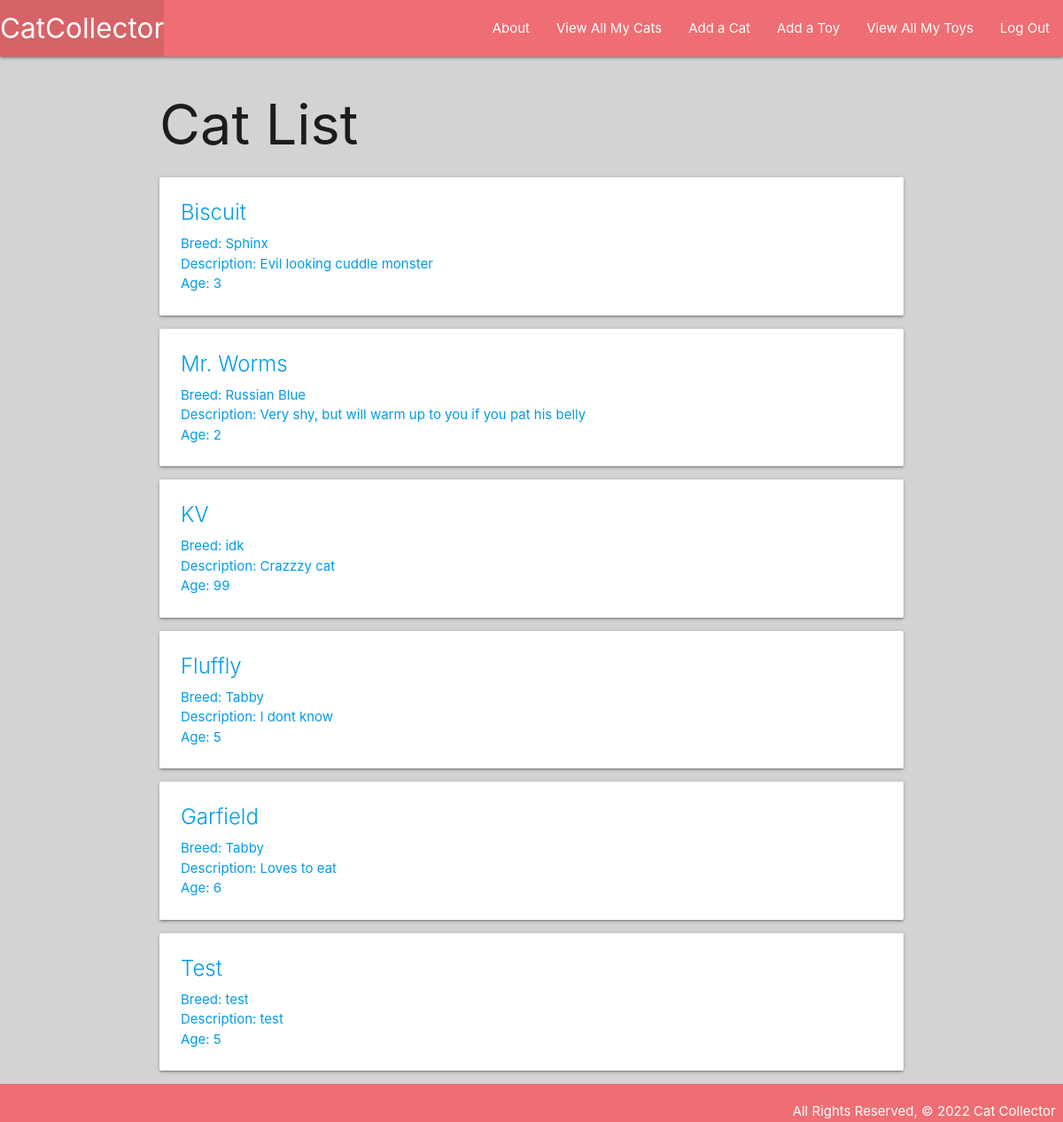
The page /cats/ (signed in) on the database as committed earlier.
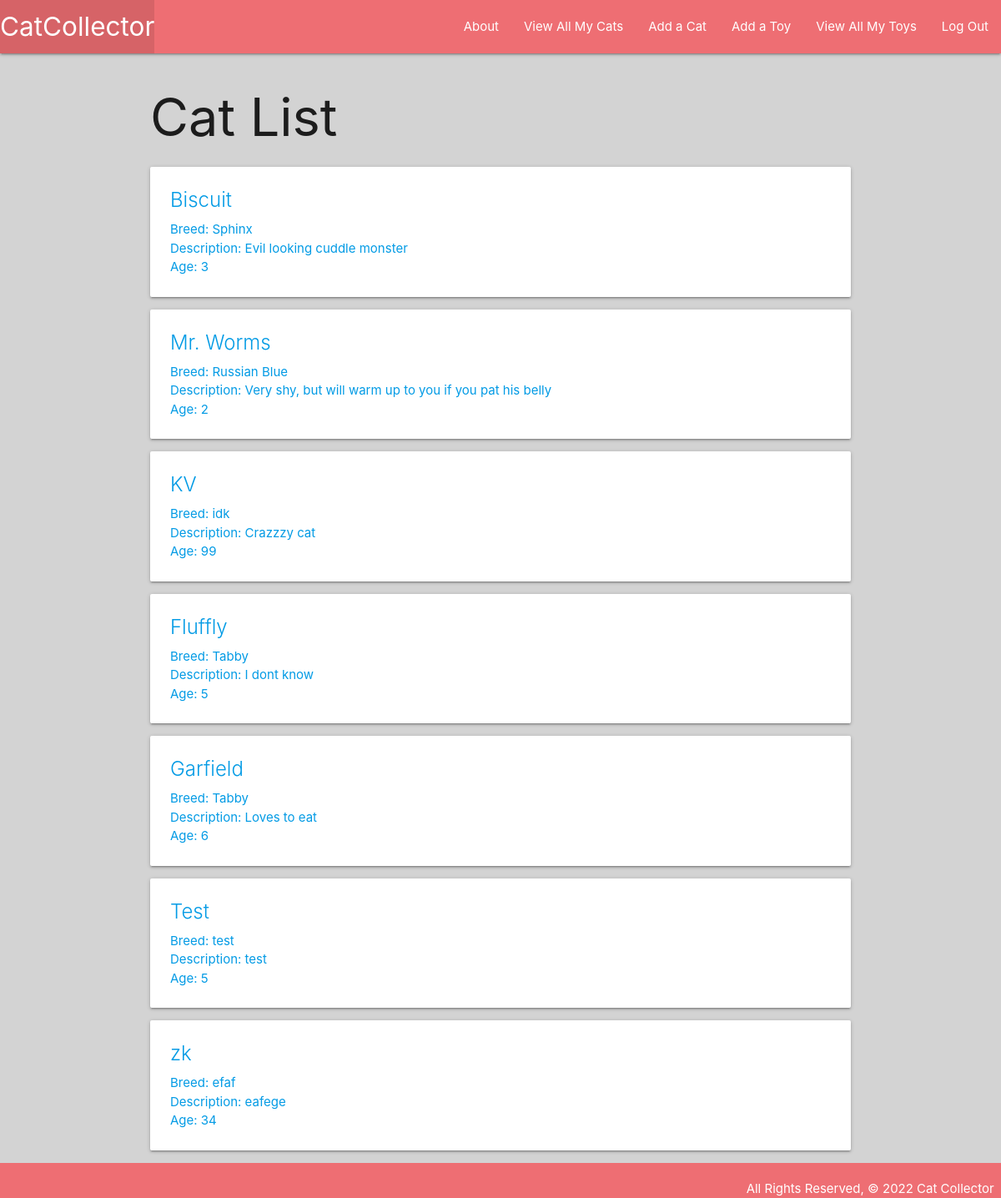
The same page on the database as committed later.
### main_app/models.py (models this page shows, shortened)
class Cat(models.Model):
    name = models.CharField(max_length=100)
    breed = models.CharField(max_length=100)
    description = models.TextField(max_length=250)
    age = models.IntegerField()
    toys = models.ManyToManyField(Toy)
    user = models.ForeignKey(User, on_delete=models.CASCADE)

### main_app/views.py (the view)
# urls.py: path('cats/', views.cats_index, name='index'),
@login_required
def cats_index(request):
    cats = Cat.objects.filter(user=request.user)
    return render(request,'cats/index.html', { 'cats': cats })

### main_app/templates/cats/index.html
{% extends 'base.html' %} {% block content %}
<h1>Cat List</h1>
{% for cat in cats %}
<div class="card">
    <a href="{% url 'detail' cat.id %}">
        <div class="card-content">
            <span class="card-title">{{ cat.name }}</span>
            <p>Breed: {{ cat.breed }}</p>
            <p>Description: {{ cat.description }}</p>
            {% if cat.age > 0 %}
            <p>Age: {{ cat.age }}</p>
            {% else %}
            <p>Age: Kitten</p>
            {% endif %}
        </div>
    </a>
</div>
{% endfor %} {% endblock %}

Rows that differ between the two databases and show on the page:
added Cat: name "zk", breed "efaf", description "eafege", age "34"
